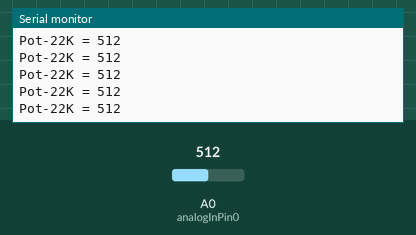
This sketch was run on a simulated Arduino Uno, built with avr-gcc and run on an emulated ATmega328P. Parts: the last lines printed to the serial monitor. The test bench sets the inputs (shaded band); at power-on: A0 (analogInPin0) = 512.

Above: at 1.2 s.
1.3 s: A0 (analogInPin0) set to 716
At 1.31 s:
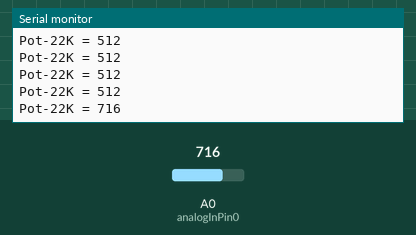
2.8 s: A0 (analogInPin0) set to 900
At 2.82 s:
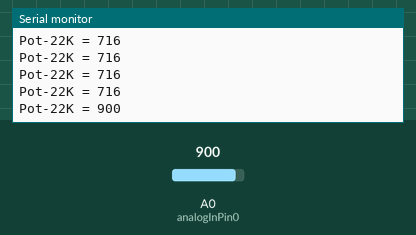
Timing chart, 0 to 5.8 s (numbered marks = the images above; inputs shaded):
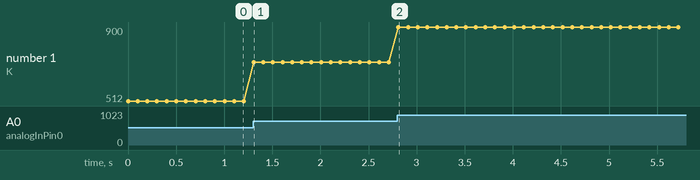

Measured:
- after the input at 1.3 s, the serial monitor: prints a new line at once (image 1)
- after the input at 2.8 s, the serial monitor: prints a new line at once (image 2)
- plotted number 1: 512 → 716 after the input at 1.3 s, 716 → 900 after the input at 2.8 s

The sketch:

pot_servo_contolling_slave.ino
```cpp
// These constants won't change.  They're used to give names
// to the pins used:
#define analogInPin0 A0  // Analog input pin that the potentiometer is attached to

void setup() {
  // initialize serial communications at 9600 bps
  // (Make sure your Serial Monitor window is set to same)
  Serial.begin(9600);
}

void loop() {

  // display values on the serial monitor:
  Serial.print("Pot-22K = ");
  Serial.println(analogRead(analogInPin0));

  // wait 10 milliseconds before the next loop
  delay(100);
}
```
